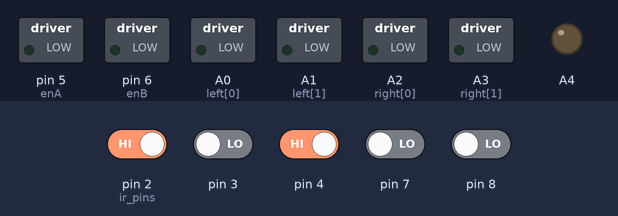
A sketch run on a simulated Arduino Uno, built with avr-gcc and run on an emulated ATmega328P. Parts: switched loads named in the sketch (green lamp = pin HIGH), output pins drawn as LEDs (lit = HIGH). Inputs (shaded band) come from the test bench; at power-on: pin 2 (ir_pins), pin 4 HIGH, pin 3, pin 7, pin 8 LOW. What the sketch prints to the serial monitor is not drawn.

Above: at 1.2 s.
1.3 s: pin 2 (ir_pins) driven LOW
3.2 s: pin 4 driven LOW
At 4.1 s:
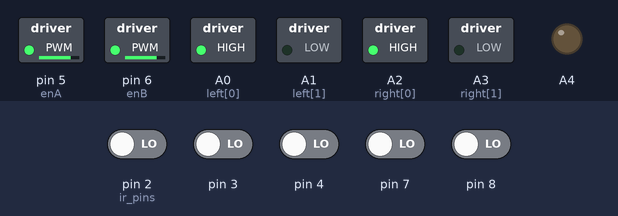
4.7 s: pin 3 driven HIGH
At 5.1 s:
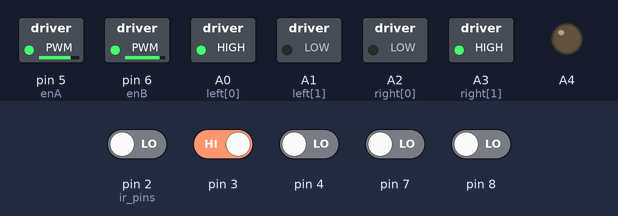
6.2 s: pin 2 (ir_pins) driven HIGH
At 7.1 s:
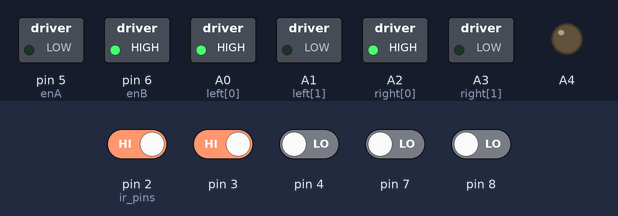
7.7 s: pin 2 (ir_pins) driven LOW and pin 3 driven LOW and pin 4 driven HIGH and pin 7 driven HIGH and pin 8 driven HIGH
9.6 s: pin 4 driven LOW
At 10.9 s:
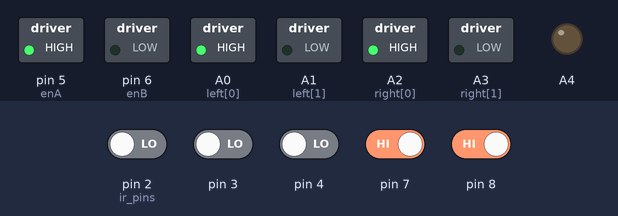
Timing chart, 0 to 12.1 s (numbered marks = the images above; inputs shaded):
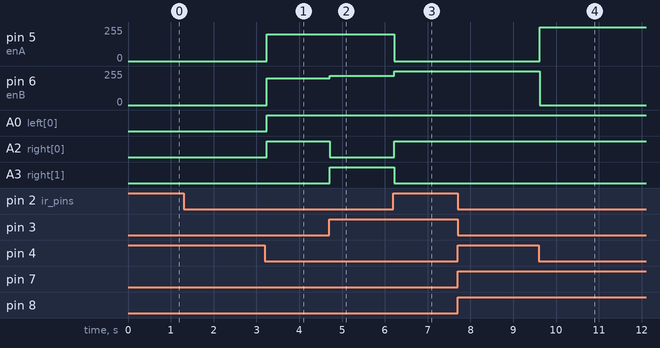

Measured:
- after the input at 1.3 s, every drawn part: stays the same
- after the input at 3.2 s, pin 5 (enA), pin 6 (enB): 0/255 → 200/255 at once; A0 (left[0]), A2 (right[0]): LOW → HIGH at once
- after the input at 4.7 s, pin 6 (enB): 200/255 → 220/255 at once; A2 (right[0]): HIGH → LOW at once; A3 (right[1]): LOW → HIGH at once
- after the input at 6.2 s, pin 5 (enA): 200/255 → 0/255 at once; pin 6 (enB): 220/255 → 255/255 at once; A2 (right[0]): LOW → HIGH at once; A3 (right[1]): HIGH → LOW at once
- after the input at 7.7 s, every drawn part: stays the same
- after the input at 9.6 s, pin 5 (enA): 0/255 → 255/255 at once; pin 6 (enB): 255/255 → 0/255 at once

The sketch:

maze_solver.ino
```cpp
#include <EEPROM.h>

int left[] = {A0, A1}; //from backside
int right[] = {A2, A3};
int enA = 5;// enable for left
int enB = 6;//enable for right
int l2, l1, m, r1, r2;//ir sensors
int s;
char path[1024] = "";
char pathShort[1024] = "";

int switch1 = 9;

void setup() {
  Serial.begin(9600);
  for (int i = 0; i < 2; i++) {     //motor pins
    pinMode(left[i], OUTPUT);
    pinMode(right[i], OUTPUT);
  }
  pinMode(enA, OUTPUT);
  pinMode(enB, OUTPUT);
  pinMode(A4, OUTPUT);
  analogWrite(A4, HIGH);
  pinMode(2, INPUT);//ir pins
  pinMode(3, INPUT);
  pinMode(4, INPUT);
  pinMode(7, INPUT);
  pinMode(8, INPUT);//
  pinMode(9, INPUT);//switch
}
//movement
void f() {
  Serial.println("Forward");
  analogWrite(enA, 200);
  analogWrite(enB, 200);
  analogWrite(left[0], 255);
  analogWrite(left[1], 0);
  analogWrite(right[0], 255);
  analogWrite(right[1], 0);

}

void u() {

}

void l() {
  Serial.println("Left");
  analogWrite(enA, 0);
  analogWrite(enB, 255);
  analogWrite(left[0], 255);
  analogWrite(left[1], 0);
  analogWrite(right[0], 255);
  analogWrite(right[1], 0);

}

void sl() {
  Serial.println("Straff Left");
  analogWrite(enA, 200);
  analogWrite(enB, 220);
  analogWrite(left[0], 255);
  analogWrite(left[1], 0);
  analogWrite(right[1], 255);
  analogWrite(right[0], 0);
  Serial.println("Straff Left");
}

void r() {
  Serial.println("Right");
  analogWrite(enA, 255);
  analogWrite(enB, 0);
  analogWrite(left[0], 255);
  analogWrite(left[1], 0);
  analogWrite(right[0], 255);
  analogWrite(right[1], 0);

}

void sr() {
  Serial.println("Straff Right");
  analogWrite(enA, 220);
  analogWrite(enB, 200);
  analogWrite(left[1], 255);
  analogWrite(left[0], 0);
  analogWrite(right[0], 255);
  analogWrite(right[1], 0);

}

void stop1() {
  Serial.println("Stop");
  analogWrite(enA, 255);
  analogWrite(enB, 255);
  analogWrite(left[0], 1);
  analogWrite(left[1], 1);
  analogWrite(right[0], 1);
  analogWrite(right[1], 1);

}

void moveInch() {
  Serial.println("Move Inch");
  //move inch
  analogWrite(enA, 150);
  analogWrite(enB, 150);
  analogWrite(left[0], 255);
  analogWrite(left[1], 0);
  analogWrite(right[0], 255);
  analogWrite(right[1], 0);
  //readSensor();
  delay(300);
  analogWrite(enA, 150);
  analogWrite(enB, 150);
  analogWrite(left[0], 0);
  analogWrite(left[1], 255);
  analogWrite(right[0], 0);
  analogWrite(right[1], 255);
  delay(300);
  analogWrite(enA, 150);
  analogWrite(enB, 150);
  analogWrite(left[0], 0);
  analogWrite(left[1], 0);
  analogWrite(right[0], 0);
  analogWrite(right[1], 0);
  delay(300);
}
//

void readSensor() {
  //sensor values
  l2 = digitalRead(2);
  l1 = digitalRead(3);
  m = !digitalRead(4);
  r1 = digitalRead(7);
  r2 = digitalRead(8);
  s = 10000 * l2 + 1000 * l1 + 100 * m + 10 * r1 + r2;//total calculation
  //
  Serial.println("Current Sensor values->" + s);
}

void eepromWrite() {

}

void eepromRead() {

}

void blinkEnd() {

}


void loop() {
  readSensor();

  if (true) {
    //condition for line follower
    if (s == 100) {
      f();
    }
    else if (s == 110) {
      sr();
    }
    else if (s == 1100) {
      sl();
    }
    else if (s == 0) {
      //
    }
    else if (s == 111 || s == 1111) {
      r();
    }
    else if (s == 11100 || s == 11110) {
      l();
    }
    else if (s == 11111) {
      //
    }
  }
}
```
